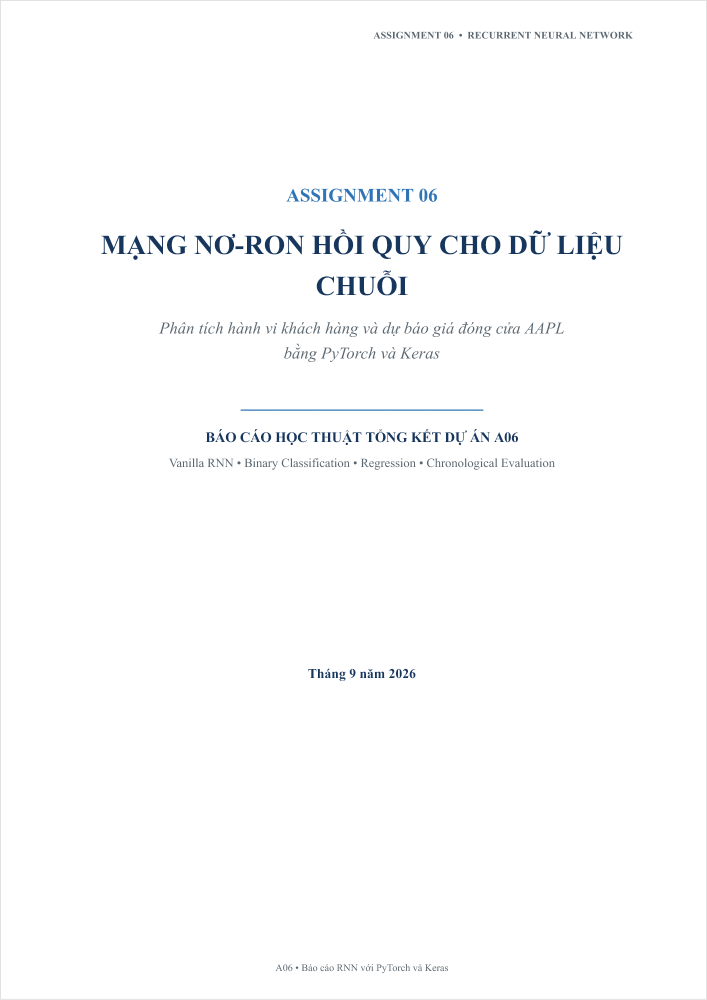
#> input picture A06/report/docx_render_a06_release2/page-1.png, 1414 x 2000 px (shown at 1/2 size); its folder holds only this picture in this run
$ python make_contact_sheets.py
#> lines starting #> are read from the running program, lines starting #| are printed output that depends on the picture
"""Create internal QA contact sheets from artifact-tool page renders."""

import argparse
from pathlib import Path
from PIL import Image, ImageDraw, ImageFont

ROOT = Path(__file__).resolve().parent
parser = argparse.ArgumentParser()
parser.add_argument("source", nargs="?", default="docx_render_a06_release2")
args = parser.parse_args()
SOURCE = Path(args.source)
if not SOURCE.is_absolute():
    SOURCE = ROOT / SOURCE
OUTPUT = SOURCE / "contact_sheets"
OUTPUT.mkdir(parents=True, exist_ok=True)

pages = sorted(SOURCE.glob("page-*.png"), key=lambda p: int(p.stem.split("-")[-1]))
thumb_w, thumb_h = 430, 608
label_h, gap = 28, 18
cols, rows = 4, 4
sheet_w = cols * (thumb_w + gap) + gap
sheet_h = rows * (thumb_h + label_h + gap) + gap
font = ImageFont.truetype("C:/Windows/Fonts/arial.ttf", 18)

for sheet_index in range((len(pages) + cols * rows - 1) // (cols * rows)):
    canvas = Image.new("RGB", (sheet_w, sheet_h), "#E8EDF2")
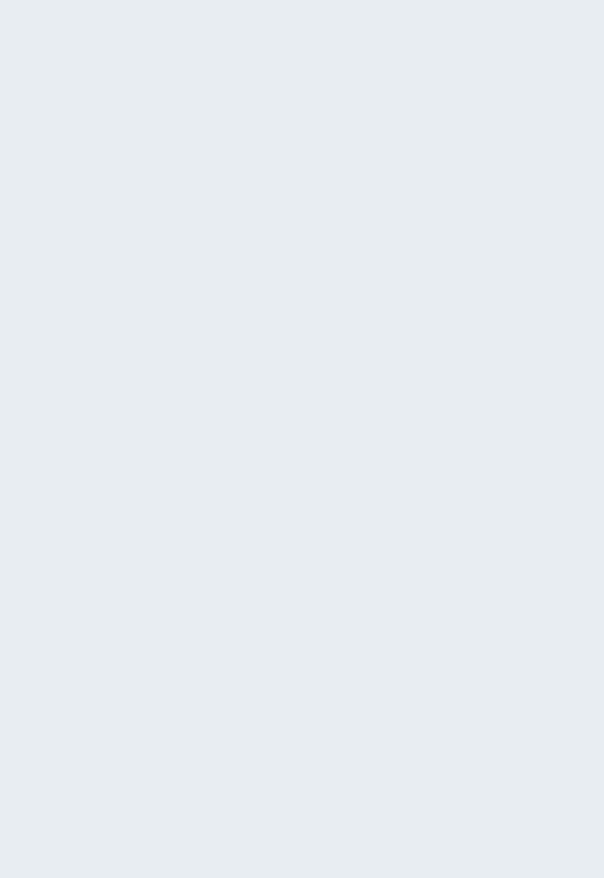
#> canvas: PIL image 1810x2634 RGB (shown at 1/3 size); mean R, G, B 232, 237, 242
    draw = ImageDraw.Draw(canvas)
    chunk = pages[sheet_index * cols * rows:(sheet_index + 1) * cols * rows]
    for idx, path in enumerate(chunk):
        row, col = divmod(idx, cols)
        x = gap + col * (thumb_w + gap)
        y = gap + row * (thumb_h + label_h + gap)
        with Image.open(path) as image:
#> image is the input picture: PIL image 1414x2000 RGBA; mean R, G, B, A 252.1, 252.5, 252.9, 254.9
            image = image.convert("RGB")
#> image: PIL image 1414x2000 RGB
            image.thumbnail((thumb_w, thumb_h), Image.Resampling.LANCZOS)
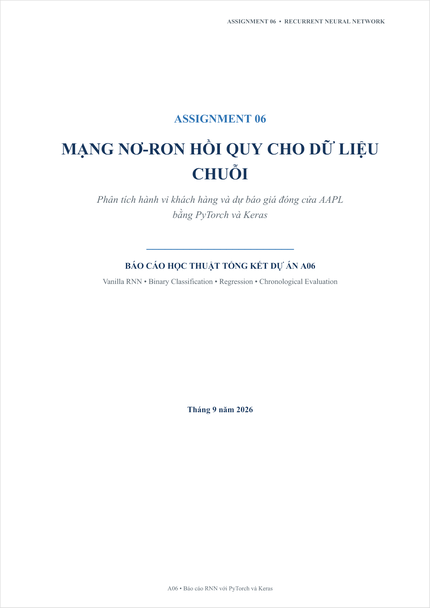
#> image: PIL image 430x608 RGB; mean R, G, B 251.9, 252.3, 252.8
            canvas.paste(image, (x + (thumb_w - image.width) // 2, y))
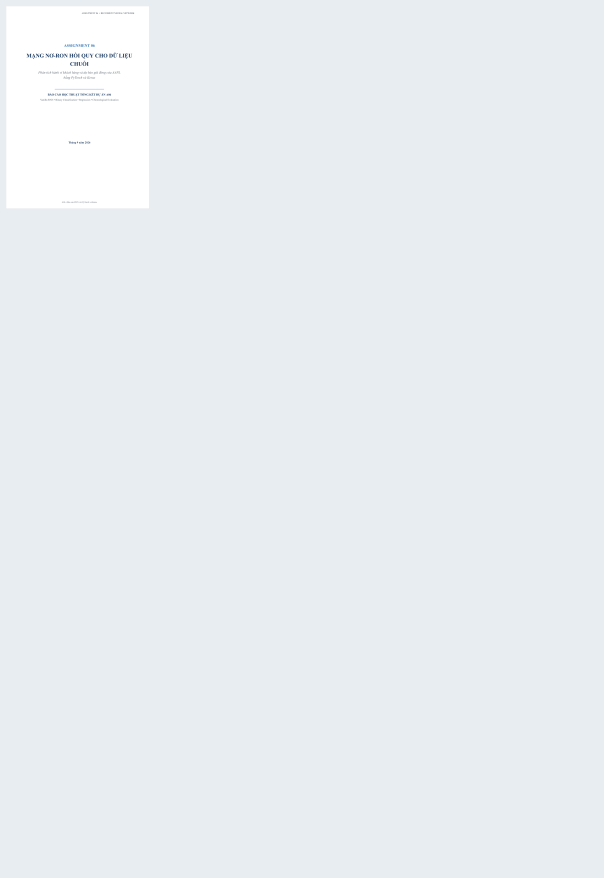
#> canvas: PIL image 1810x2634 RGB (shown at 1/3 size); mean R, G, B 233.1, 237.8, 242.6
        page_no = int(path.stem.split("-")[-1])
        draw.text((x + 6, y + thumb_h + 4), f"page-{page_no}", fill="#17365D", font=font)
    canvas.save(OUTPUT / f"contact_sheet_{sheet_index + 1:02d}.png", quality=95)

print(f"Created {len(list(OUTPUT.glob('contact_sheet_*.png')))} contact sheets for {len(pages)} pages")

$ run again, on A06/report/docx_render_a06_release2/page-16.png
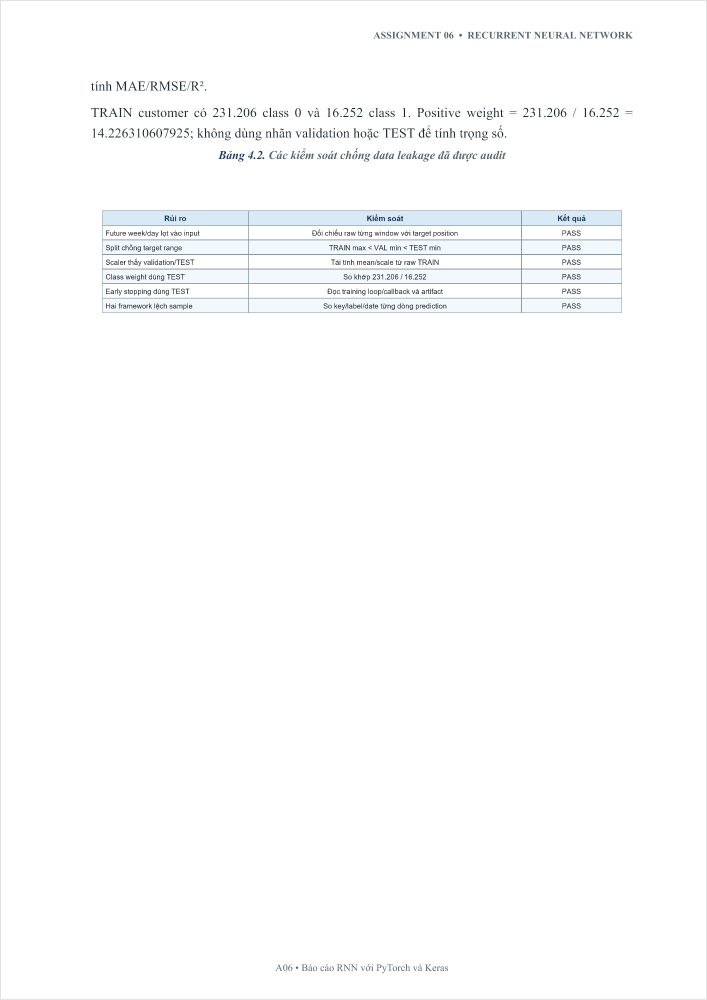
#> input picture A06/report/docx_render_a06_release2/page-16.png, 1414 x 2000 px (shown at 1/2 size)
#> image is the input picture: PIL image 1414x2000 RGBA; mean R, G, B, A 251.8, 252.3, 252.7, 254.9
#> `image.thumbnail((thumb_w, thumb_h), Image.Resampling.LANCZOS)`:
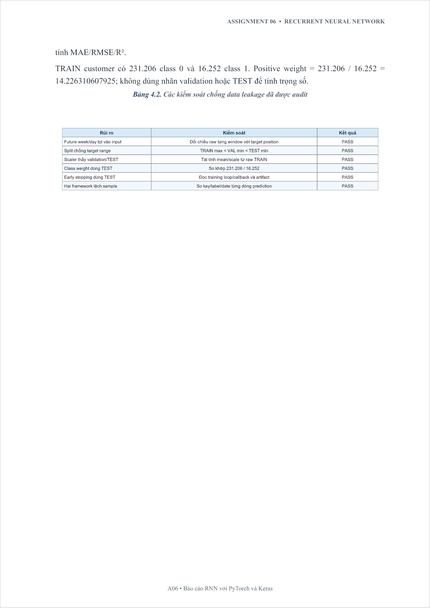
#> image: PIL image 430x608 RGB; mean R, G, B 251.7, 252.2, 252.5
#> `canvas.paste(image, (x + (thumb_w - image.width) // 2, y))`:
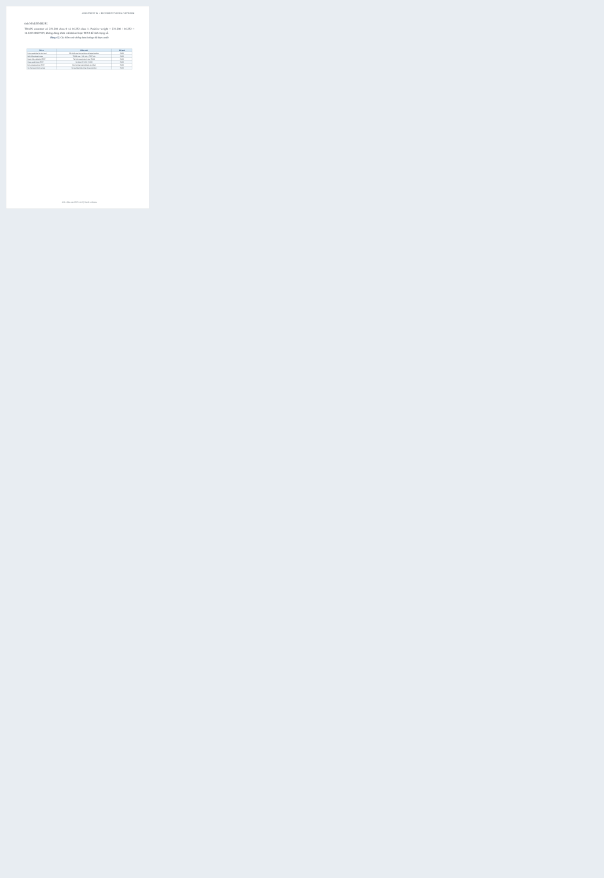
#> canvas: PIL image 1810x2634 RGB (shown at 1/3 size); mean R, G, B 233.1, 237.8, 242.6

$ run again, on A06/report/docx_render_a06_release2/page-17.png
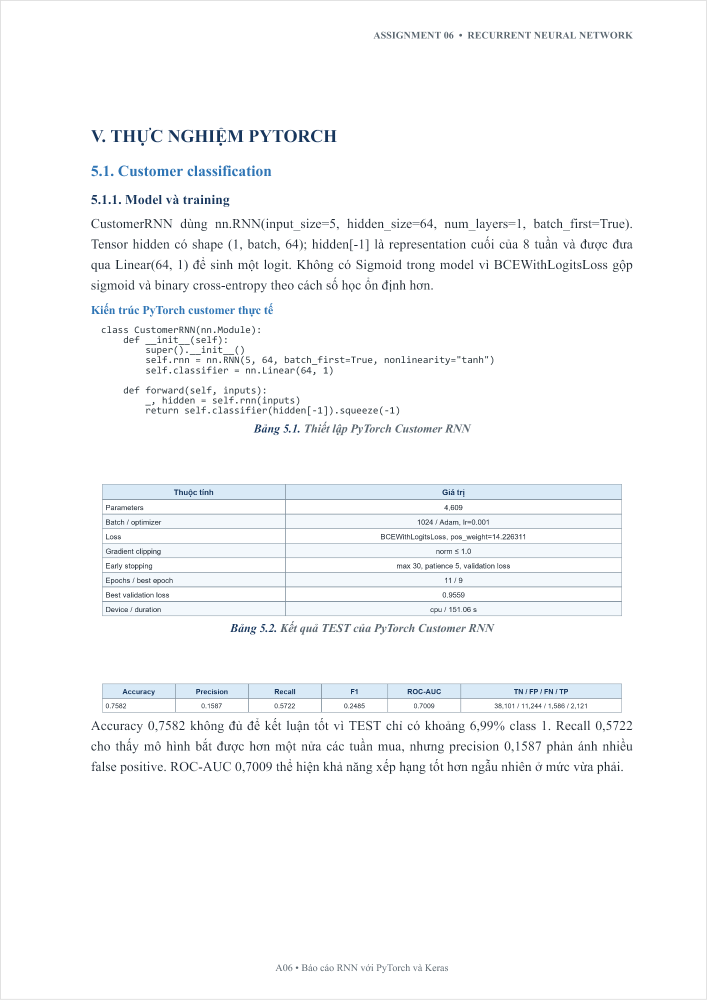
#> input picture A06/report/docx_render_a06_release2/page-17.png, 1414 x 2000 px (shown at 1/2 size)
#> image is the input picture: PIL image 1414x2000 RGBA; mean R, G, B, A 248, 249, 249.9, 254.9
#> `image.thumbnail((thumb_w, thumb_h), Image.Resampling.LANCZOS)`:
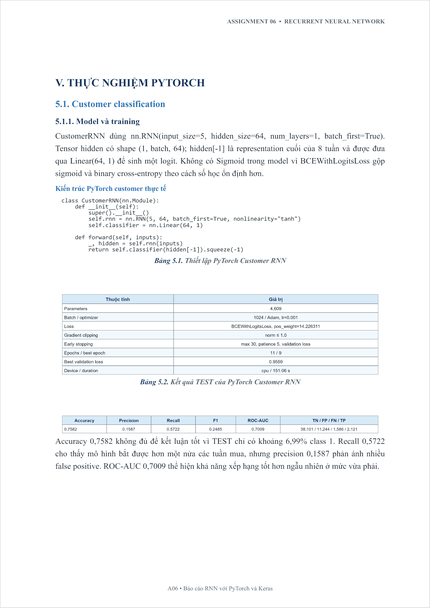
#> image: PIL image 430x608 RGB; mean R, G, B 247.6, 248.6, 249.6
#> `canvas.paste(image, (x + (thumb_w - image.width) // 2, y))`:
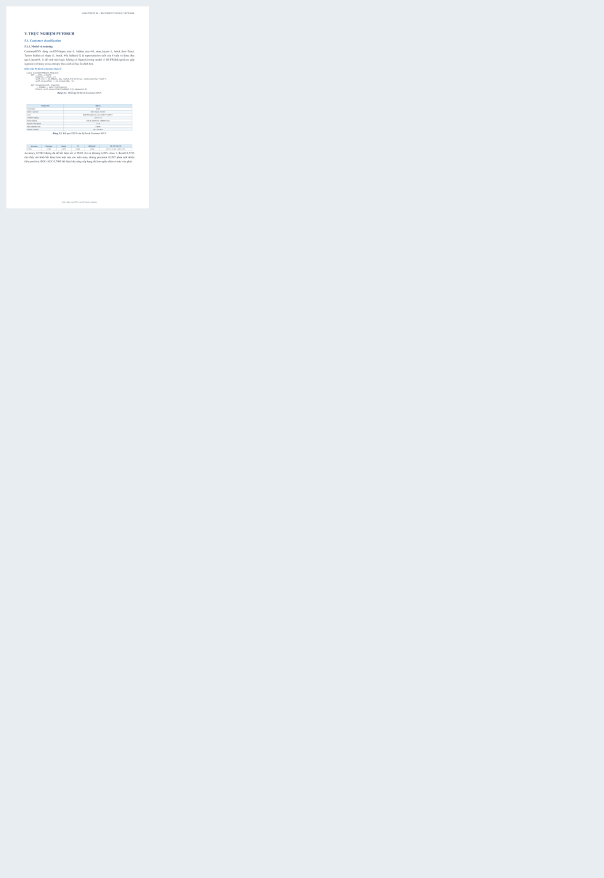
#> canvas: PIL image 1810x2634 RGB (shown at 1/3 size); mean R, G, B 232.9, 237.6, 242.4

$ run again, on A06/report/docx_render_a06_release2/page-10.png
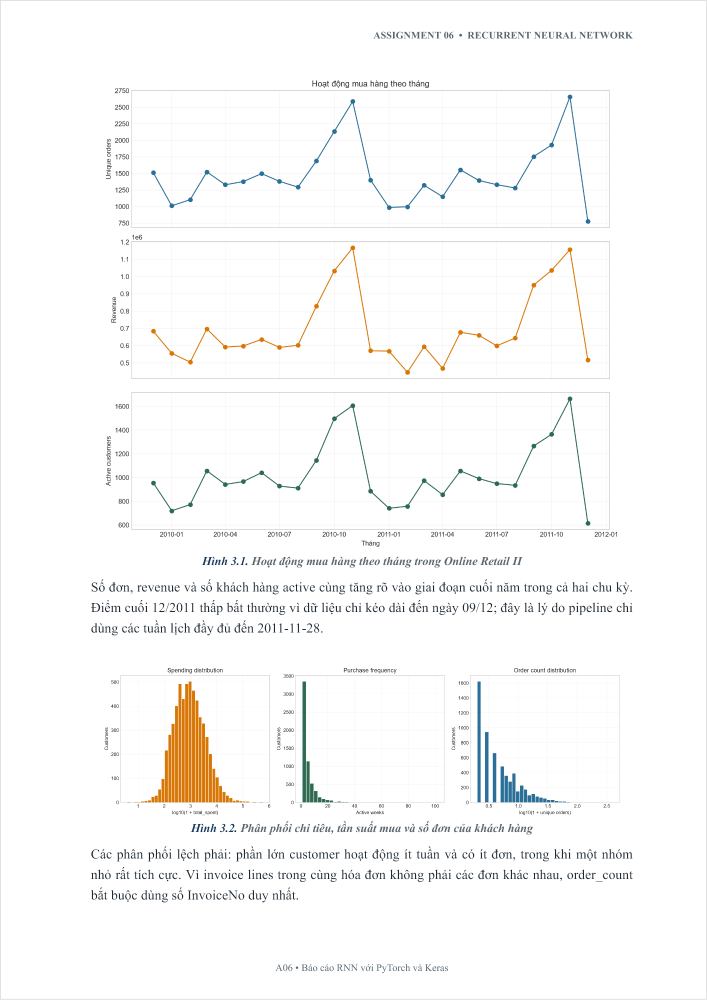
#> input picture A06/report/docx_render_a06_release2/page-10.png, 1414 x 2000 px (shown at 1/2 size)
#> image is the input picture: PIL image 1414x2000 RGBA; mean R, G, B, A 250, 249.8, 249.2, 254.9
#> `image.thumbnail((thumb_w, thumb_h), Image.Resampling.LANCZOS)`:
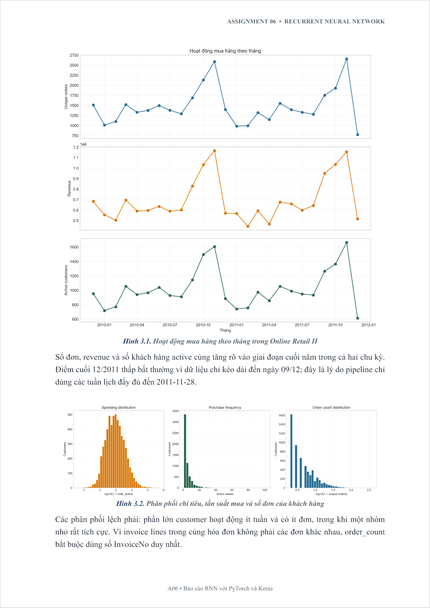
#> image: PIL image 430x608 RGB; mean R, G, B 249.7, 249.5, 248.9
#> `canvas.paste(image, (x + (thumb_w - image.width) // 2, y))`:
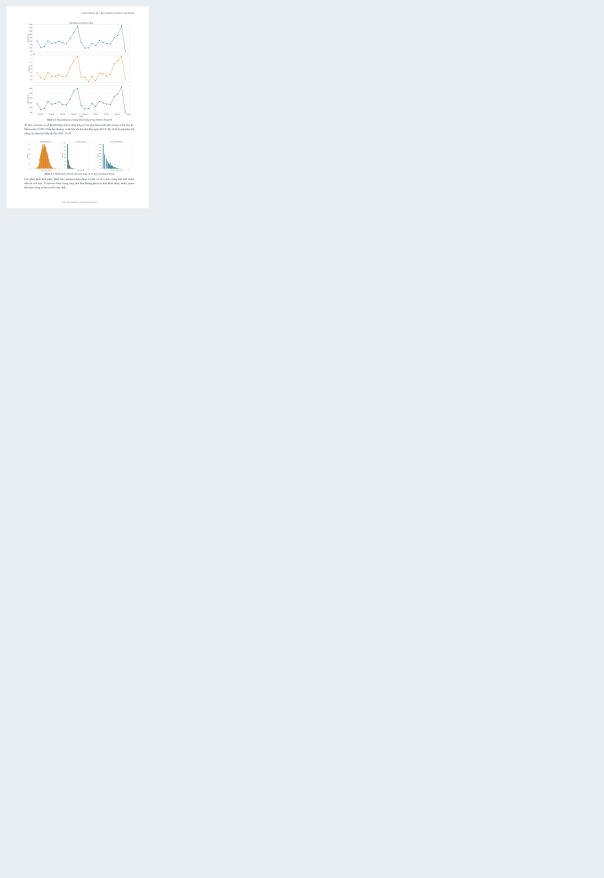
#> canvas: PIL image 1810x2634 RGB (shown at 1/3 size); mean R, G, B 233, 237.7, 242.4
